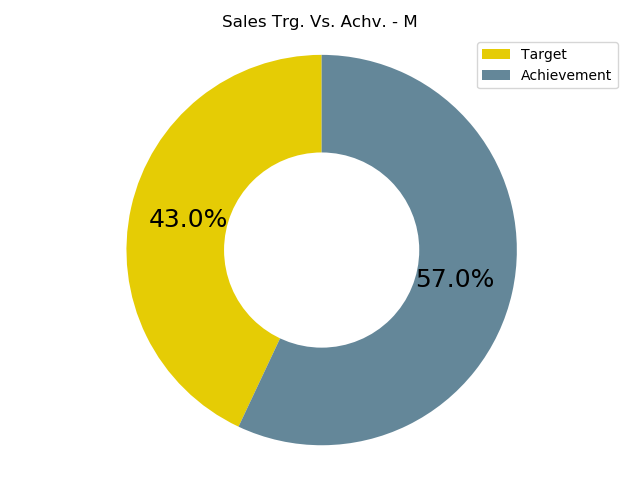

Here is the Python script that generated this plot:
import matplotlib.pyplot as plt
from matplotlib.patches import Patch

# --------------------------------------------------------
# ----- Pie chart ------ Sales Trg. Vs. Achv. - M --------
# --------------------------------------------------------
target_val = 43
achievement_val = 57
sizes = [target_val, achievement_val]
# colors
colors = ['#e5cc05', '#648799']

legend_element = [Patch(facecolor='#e5cc05', label='Target'),
                  Patch(facecolor='#648799', label='Achievement')]


fig1, ax1 = plt.subplots()
wedges, labels, autopct = ax1.pie(sizes, colors=colors, autopct='%.1f%%', startangle=90, pctdistance=.7)
plt.setp(autopct, fontsize=18)
# draw circle
centre_circle = plt.Circle((0, 0), 0.50, fc='white')
fig = plt.gcf()


fig.gca().add_artist(centre_circle)
# Equal aspect ratio ensures that pie is drawn as a circle
plt.title('Sales Trg. Vs. Achv. - M')
ax1.axis('equal')
plt.tight_layout()
plt.legend(handles=legend_element, loc='best')
# plt.show()
plt.savefig('sales_vs_achiv_m.png')